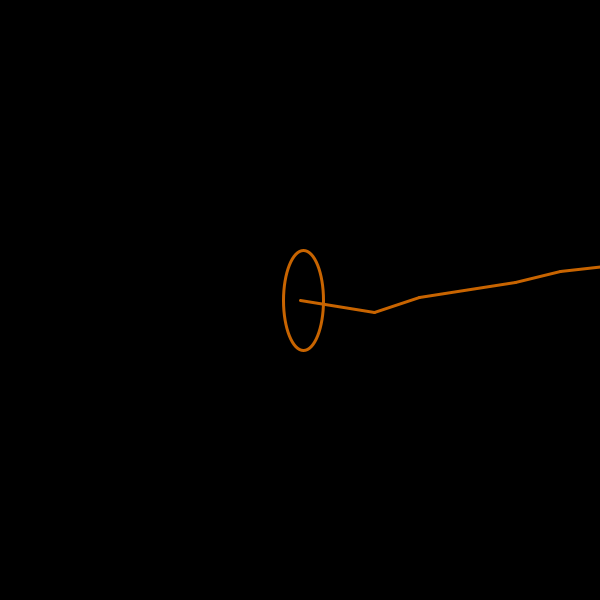
Frame 1 (no input)
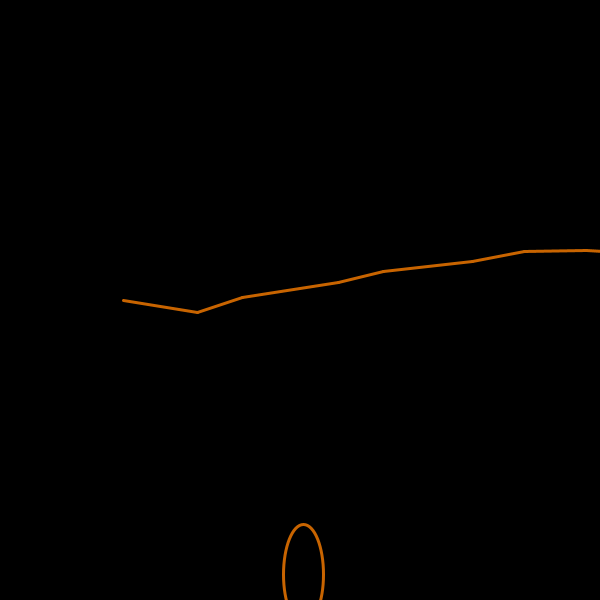
Frame 60 (the mouse pressed at the canvas centre just before this capture)
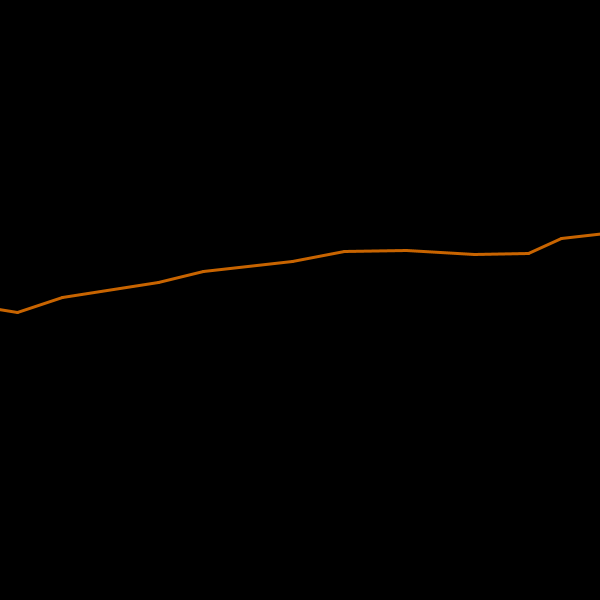
Frame 120 (the mouse held since frame 60 and released just before this capture)

The Processing sketch that drew these frames (run headless with seeded random() and noise(); from frame 60 on, the mouse is pressed at the canvas centre):

// Processing sketch: Circle_game
// ── Circle_game.pde
ArrayList<Segment> segments = new ArrayList<Segment>();
Circle c;

float theta;
float n = 1000;
float x = 0;

float jumpForce = -4;
PVector gravity = new PVector(0, 0.15);

void setup(){
  size(600, 600);
  stroke(255);
  
  //Segment spawning
  for(int i = 0; i < n; i++){
    theta = map(noise(i*10), 0, 1, -0.8, 0.8);
    if(i != 0){
      segments.add(new Segment(segments.get(i-1).x2, segments.get(i-1).y2,  random(30, 100), theta));
    }else{
      segments.add(new Segment(0, height/2,  random(30, 100), theta));
    }
  }
  
  c = new Circle(0, height/2);
  
}

void draw(){
  background(0);
  translate(-c.pos.x + width/2, 0);
  
  c.applyForce(gravity);
  c.update();
  c.render();
  
  
  for(Segment s : segments){
    s.render();
  }
}  

void keyPressed(){
  c.vel.y = jumpForce;
}
// ── Circle.pde
class Circle{
  PVector pos;
  PVector vel;
  PVector acc;
  
  Circle(float x, float y){
    pos = new PVector(x, y);
    vel = new PVector(3, 0);
    acc = new PVector(0, 0);
  }  
  
  void update(){
    
    
    vel.add(acc);
    pos.add(vel);
    constrain(vel.y, -10, 5);
    
    acc.mult(0);
  }
  
  void applyForce(PVector force){
    // a = F/m 
    // m = 1
    acc.add(force);
  }
  
  void render(){
    noFill();
    strokeWeight(3);
    stroke(200, 100, 0);
    ellipse(pos.x, pos.y, 40, 100);
    
    //rect(pos.x -5, pos.y -5, 10, 10);
  }
}
// ── Segment.pde
class Segment{
  
  float r, theta, x, y, x2, y2;

  Segment(float x, float y, float r, float theta){
    this.r = r;
    this.theta = theta;
    this.x = x;
    this.y = y;
    x2 = cos(theta) * r + x;
    y2 = sin(theta) * r + y;
  }
  
  void update(){
    
  }
  
  void render(){
    line(x, y, x2, y2);
  }
}
